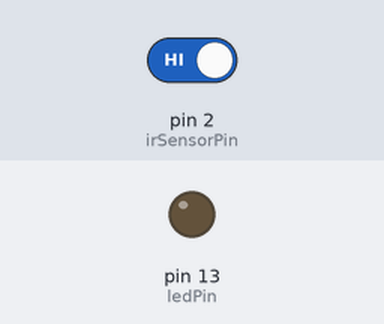
Recording of a sketch running on a simulated Arduino Uno, built with avr-gcc and run on an emulated ATmega328P. Parts: output pins drawn as LEDs (lit = HIGH). The test bench sets the inputs (shaded band); at power-on: pin 2 (irSensorPin) HIGH.

Above: at 1.2 s.
1.3 s: pin 2 (irSensorPin) driven LOW
At 2.3 s:
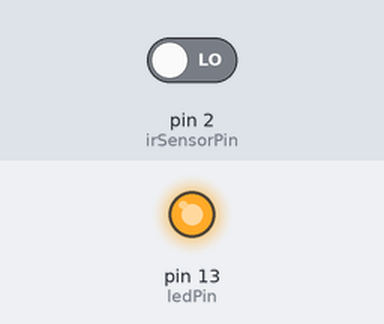
Timing chart, 0 to 4.3 s (numbered marks = the images above; inputs shaded):
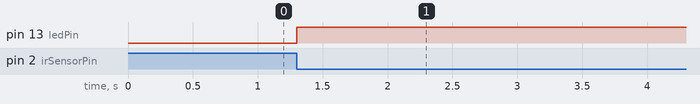

Measured:
- after the input at 1.3 s, pin 13 (ledPin): LOW → HIGH at once

The sketch:

Toggle_led.ino
```cpp
const int irSensorPin = 2;
const int ledPin = 13;

bool ledState = LOW;
bool lastIrState = HIGH;

void setup() {
  pinMode(irSensorPin, INPUT);
  pinMode(ledPin, OUTPUT);
  digitalWrite(ledPin, ledState);
}

void loop() {
  bool currentIrState = digitalRead(irSensorPin);

  if (lastIrState == HIGH && currentIrState == LOW) {
    ledState = !ledState;
    digitalWrite(ledPin, ledState);
  }

  lastIrState = currentIrState;

  delay(50);
}
```
